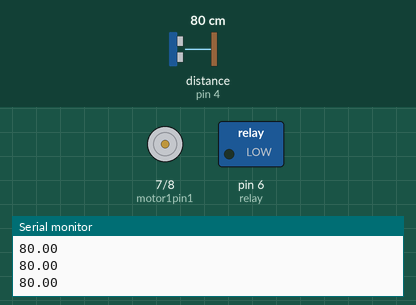
Recording of a sketch running on a simulated Arduino Uno, built with avr-gcc and run on an emulated ATmega328P. Shown: motor-driver pin pairs drawn as motors (green arrow = first pin HIGH = forward, orange = second pin HIGH = backward, longer = more drive), switched loads named in the sketch (green lamp = pin HIGH), the last lines printed to the serial monitor. Wiring (inferred from the names in the program): ultrasonic range finder: trigger pin 3; echo pin 4. Inputs (shaded band) come from the test bench; at power-on: distance to the obstacle (sensor on pin 4) 80 cm. The echo pulse lasts 58.3 µs per cm; pins used as bus, display or sensor lines are not drawn.

Above: at 4.2 s.
4.3 s: distance to the obstacle (sensor on pin 4) set to 12 cm
5.8 s: distance to the obstacle (sensor on pin 4) set to 9 cm
At 7.3 s:
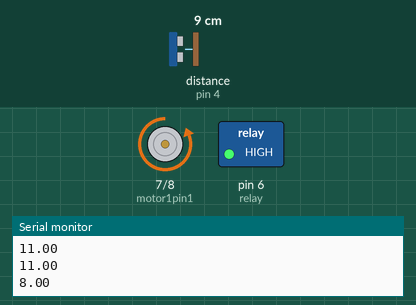
10.3 s: distance to the obstacle (sensor on pin 4) set to 5 cm
At 10.9 s:
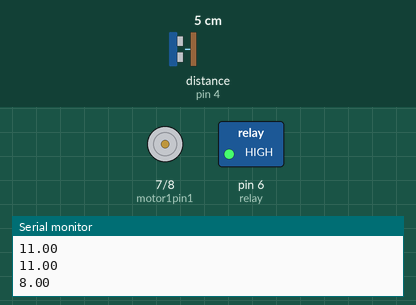
Timing chart, 0 to 13.3 s (numbered marks = the images above; inputs shaded):
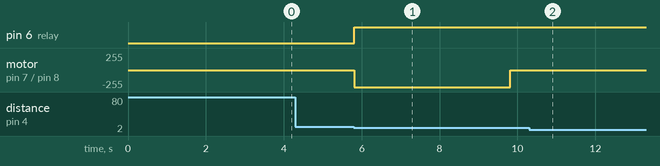

Measured:
- the behaviour switches between 11 and 10 cm on distance to the obstacle (sensor on pin 4) (found by bisection; images 0 and 1)
- the behaviour switches between 7 and 6 cm on distance to the obstacle (sensor on pin 4) (found by bisection; images 1 and 2)
- after the input at 5.8 s, pin 6 (relay): LOW → HIGH at once; motor on pin 7 (motor1pin1) / pin 8 (motor1pin2): stopped → backward 255/255 at once, → stopped 4.0 s later
- after the input at 10.3 s, pin 6 (relay): stays HIGH (without the input it goes to LOW after 1.5 s); motor on pin 7 (motor1pin1) / pin 8 (motor1pin2): stays stopped (without the input it goes to forward 255/255 after 1.5 s)

The sketch:

Ultrasconic_Motor_light.ino
```cpp
const int motor1pin1 = 7;
const int motor1pin2 = 8;
const byte trigPin = 3;
const byte echoPin = 4;
const byte relay = 6;
float distance =0;
bool flag=0;

void setup()
{
  pinMode(motor1pin1, OUTPUT);
  pinMode(motor1pin2, OUTPUT);
  pinMode(trigPin, OUTPUT);
  pinMode(echoPin, INPUT);
  pinMode(relay, OUTPUT);
  Serial.begin(9600);
  digitalWrite(motor1pin1, LOW);
  digitalWrite(motor1pin2, LOW);
  digitalWrite(relay, LOW);
  Serial.println("Starting");
  delay(3000);
  }


void loop()
{
  dis();
  if (distance<10 && distance>5)
  {
    if (flag ==0)
    {
        digitalWrite(relay, HIGH);
        digitalWrite(motor1pin1, LOW);
        digitalWrite(motor1pin2, HIGH);
        delay(4000);
        digitalWrite(motor1pin1, LOW);
        digitalWrite(motor1pin2, LOW);
        delay(2000);
        flag=1;
    }
  }
  dis();
  if (distance<10 && distance>5)
  {
    if (flag==1)
    {
      digitalWrite(relay, LOW);
      digitalWrite(motor1pin1, HIGH);
      digitalWrite(motor1pin2, LOW);
      delay(4000);
      digitalWrite(motor1pin1, LOW);
      digitalWrite(motor1pin2, LOW);
      flag=0;
    }
delay(100);
}
}

void dis()
{
  digitalWrite(trigPin, LOW);
  delayMicroseconds(2);
  digitalWrite(trigPin, HIGH);
  delayMicroseconds(10);
  digitalWrite(trigPin, LOW);
  long duration = pulseIn(echoPin, HIGH);
  distance= duration / 29 / 2;
  Serial.println(distance);
}
```
